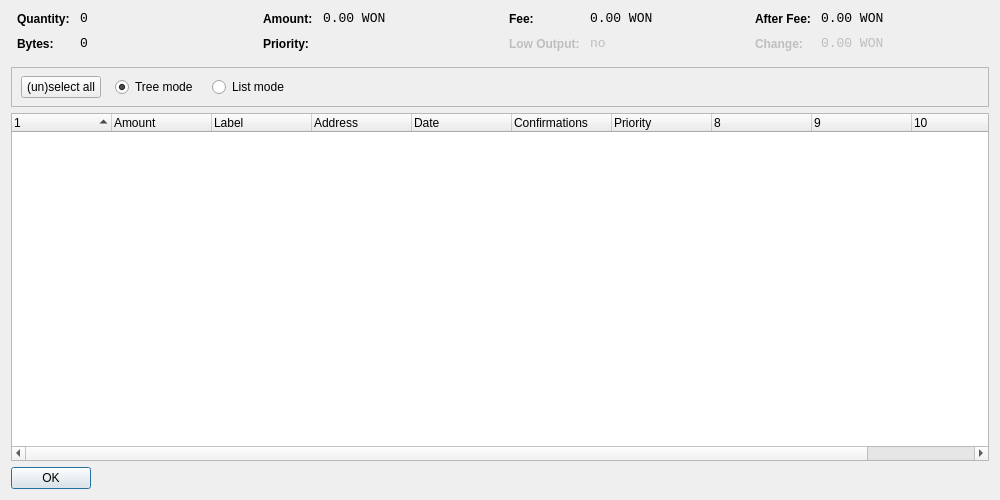
<?xml version="1.0" encoding="UTF-8"?>
<ui version="4.0">
 <class>CoinControlDialog</class>
 <widget class="QDialog" name="CoinControlDialog">
  <property name="geometry">
   <rect>
    <x>0</x>
    <y>0</y>
    <width>1000</width>
    <height>500</height>
   </rect>
  </property>
  <property name="windowTitle">
   <string>Coin Control</string>
  </property>
  <layout class="QVBoxLayout" name="verticalLayout">
   <item>
    <layout class="QHBoxLayout" name="horizontalLayoutTop" stretch="0,0,0,0">
     <property name="topMargin">
      <number>0</number>
     </property>
     <property name="bottomMargin">
      <number>10</number>
     </property>
     <item>
      <layout class="QFormLayout" name="formLayoutCoinControl1">
       <property name="horizontalSpacing">
        <number>10</number>
       </property>
       <property name="verticalSpacing">
        <number>10</number>
       </property>
       <property name="leftMargin">
        <number>6</number>
       </property>
       <property name="rightMargin">
        <number>6</number>
       </property>
       <item row="0" column="0">
        <widget class="QLabel" name="labelCoinControlQuantityText">
         <property name="styleSheet">
          <string notr="true">font-weight:bold;</string>
         </property>
         <property name="text">
          <string>Quantity:</string>
         </property>
        </widget>
       </item>
       <item row="0" column="1">
        <widget class="QLabel" name="labelCoinControlQuantity">
         <property name="font">
          <font>
           <family>Monospace</family>
           <pointsize>10</pointsize>
          </font>
         </property>
         <property name="cursor">
          <cursorShape>IBeamCursor</cursorShape>
         </property>
         <property name="contextMenuPolicy">
          <enum>Qt::ActionsContextMenu</enum>
         </property>
         <property name="text">
          <string notr="true">0</string>
         </property>
         <property name="textInteractionFlags">
          <set>Qt::LinksAccessibleByMouse|Qt::TextSelectableByKeyboard|Qt::TextSelectableByMouse</set>
         </property>
        </widget>
       </item>
       <item row="1" column="0">
        <widget class="QLabel" name="labelCoinControlBytesText">
         <property name="styleSheet">
          <string notr="true">font-weight:bold;</string>
         </property>
         <property name="text">
          <string>Bytes:</string>
         </property>
        </widget>
       </item>
       <item row="1" column="1">
        <widget class="QLabel" name="labelCoinControlBytes">
         <property name="font">
          <font>
           <family>Monospace</family>
           <pointsize>10</pointsize>
          </font>
         </property>
         <property name="cursor">
          <cursorShape>IBeamCursor</cursorShape>
         </property>
         <property name="contextMenuPolicy">
          <enum>Qt::ActionsContextMenu</enum>
         </property>
         <property name="text">
          <string notr="true">0</string>
         </property>
         <property name="textInteractionFlags">
          <set>Qt::LinksAccessibleByMouse|Qt::TextSelectableByKeyboard|Qt::TextSelectableByMouse</set>
         </property>
        </widget>
       </item>
      </layout>
     </item>
     <item>
      <layout class="QFormLayout" name="formLayoutCoinControl2">
       <property name="horizontalSpacing">
        <number>10</number>
       </property>
       <property name="verticalSpacing">
        <number>10</number>
       </property>
       <property name="leftMargin">
        <number>6</number>
       </property>
       <property name="rightMargin">
        <number>6</number>
       </property>
       <item row="0" column="0">
        <widget class="QLabel" name="labelCoinControlAmountText">
         <property name="styleSheet">
          <string notr="true">font-weight:bold;</string>
         </property>
         <property name="text">
          <string>Amount:</string>
         </property>
        </widget>
       </item>
       <item row="0" column="1">
        <widget class="QLabel" name="labelCoinControlAmount">
         <property name="font">
          <font>
           <family>Monospace</family>
           <pointsize>10</pointsize>
          </font>
         </property>
         <property name="cursor">
          <cursorShape>IBeamCursor</cursorShape>
         </property>
         <property name="contextMenuPolicy">
          <enum>Qt::ActionsContextMenu</enum>
         </property>
         <property name="text">
          <string notr="true">0.00 WON</string>
         </property>
         <property name="textInteractionFlags">
          <set>Qt::LinksAccessibleByMouse|Qt::TextSelectableByKeyboard|Qt::TextSelectableByMouse</set>
         </property>
        </widget>
       </item>
       <item row="1" column="0">
        <widget class="QLabel" name="labelCoinControlPriorityText">
         <property name="styleSheet">
          <string notr="true">font-weight:bold;</string>
         </property>
         <property name="text">
          <string>Priority:</string>
         </property>
        </widget>
       </item>
       <item row="1" column="1">
        <widget class="QLabel" name="labelCoinControlPriority">
         <property name="font">
          <font>
           <family>Monospace</family>
           <pointsize>10</pointsize>
          </font>
         </property>
         <property name="cursor">
          <cursorShape>IBeamCursor</cursorShape>
         </property>
         <property name="contextMenuPolicy">
          <enum>Qt::ActionsContextMenu</enum>
         </property>
         <property name="text">
          <string/>
         </property>
         <property name="textInteractionFlags">
          <set>Qt::LinksAccessibleByMouse|Qt::TextSelectableByKeyboard|Qt::TextSelectableByMouse</set>
         </property>
        </widget>
       </item>
      </layout>
     </item>
     <item>
      <layout class="QFormLayout" name="formLayoutCoinControl3">
       <property name="horizontalSpacing">
        <number>10</number>
       </property>
       <property name="verticalSpacing">
        <number>10</number>
       </property>
       <property name="leftMargin">
        <number>6</number>
       </property>
       <property name="rightMargin">
        <number>6</number>
       </property>
       <item row="0" column="0">
        <widget class="QLabel" name="labelCoinControlFeeText">
         <property name="styleSheet">
          <string notr="true">font-weight:bold;</string>
         </property>
         <property name="text">
          <string>Fee:</string>
         </property>
        </widget>
       </item>
       <item row="0" column="1">
        <widget class="QLabel" name="labelCoinControlFee">
         <property name="font">
          <font>
           <family>Monospace</family>
           <pointsize>10</pointsize>
          </font>
         </property>
         <property name="cursor">
          <cursorShape>IBeamCursor</cursorShape>
         </property>
         <property name="contextMenuPolicy">
          <enum>Qt::ActionsContextMenu</enum>
         </property>
         <property name="text">
          <string notr="true">0.00 WON</string>
         </property>
         <property name="textInteractionFlags">
          <set>Qt::LinksAccessibleByMouse|Qt::TextSelectableByKeyboard|Qt::TextSelectableByMouse</set>
         </property>
        </widget>
       </item>
       <item row="1" column="0">
        <widget class="QLabel" name="labelCoinControlLowOutputText">
         <property name="enabled">
          <bool>false</bool>
         </property>
         <property name="styleSheet">
          <string notr="true">font-weight:bold;</string>
         </property>
         <property name="text">
          <string>Low Output:</string>
         </property>
        </widget>
       </item>
       <item row="1" column="1">
        <widget class="QLabel" name="labelCoinControlLowOutput">
         <property name="enabled">
          <bool>false</bool>
         </property>
         <property name="font">
          <font>
           <family>Monospace</family>
           <pointsize>10</pointsize>
          </font>
         </property>
         <property name="cursor">
          <cursorShape>IBeamCursor</cursorShape>
         </property>
         <property name="contextMenuPolicy">
          <enum>Qt::ActionsContextMenu</enum>
         </property>
         <property name="text">
          <string notr="true">no</string>
         </property>
         <property name="textInteractionFlags">
          <set>Qt::LinksAccessibleByMouse|Qt::TextSelectableByKeyboard|Qt::TextSelectableByMouse</set>
         </property>
        </widget>
       </item>
      </layout>
     </item>
     <item>
      <layout class="QFormLayout" name="formLayoutCoinControl4">
       <property name="horizontalSpacing">
        <number>10</number>
       </property>
       <property name="verticalSpacing">
        <number>10</number>
       </property>
       <property name="leftMargin">
        <number>6</number>
       </property>
       <property name="rightMargin">
        <number>6</number>
       </property>
       <item row="0" column="0">
        <widget class="QLabel" name="labelCoinControlAfterFeeText">
         <property name="styleSheet">
          <string notr="true">font-weight:bold;</string>
         </property>
         <property name="text">
          <string>After Fee:</string>
         </property>
        </widget>
       </item>
       <item row="0" column="1">
        <widget class="QLabel" name="labelCoinControlAfterFee">
         <property name="font">
          <font>
           <family>Monospace</family>
           <pointsize>10</pointsize>
          </font>
         </property>
         <property name="cursor">
          <cursorShape>IBeamCursor</cursorShape>
         </property>
         <property name="contextMenuPolicy">
          <enum>Qt::ActionsContextMenu</enum>
         </property>
         <property name="text">
          <string notr="true">0.00 WON</string>
         </property>
         <property name="textInteractionFlags">
          <set>Qt::LinksAccessibleByMouse|Qt::TextSelectableByKeyboard|Qt::TextSelectableByMouse</set>
         </property>
        </widget>
       </item>
       <item row="1" column="0">
        <widget class="QLabel" name="labelCoinControlChangeText">
         <property name="enabled">
          <bool>false</bool>
         </property>
         <property name="styleSheet">
          <string notr="true">font-weight:bold;</string>
         </property>
         <property name="text">
          <string>Change:</string>
         </property>
        </widget>
       </item>
       <item row="1" column="1">
        <widget class="QLabel" name="labelCoinControlChange">
         <property name="enabled">
          <bool>false</bool>
         </property>
         <property name="font">
          <font>
           <family>Monospace</family>
           <pointsize>10</pointsize>
          </font>
         </property>
         <property name="cursor">
          <cursorShape>IBeamCursor</cursorShape>
         </property>
         <property name="contextMenuPolicy">
          <enum>Qt::ActionsContextMenu</enum>
         </property>
         <property name="text">
          <string notr="true">0.00 WON</string>
         </property>
         <property name="textInteractionFlags">
          <set>Qt::LinksAccessibleByMouse|Qt::TextSelectableByKeyboard|Qt::TextSelectableByMouse</set>
         </property>
        </widget>
       </item>
      </layout>
     </item>
    </layout>
   </item>
   <item>
    <widget class="QFrame" name="frame">
     <property name="minimumSize">
      <size>
       <width>0</width>
       <height>40</height>
      </size>
     </property>
     <property name="frameShape">
      <enum>QFrame::StyledPanel</enum>
     </property>
     <property name="frameShadow">
      <enum>QFrame::Sunken</enum>
     </property>
     <widget class="QWidget" name="horizontalLayoutWidget">
      <property name="geometry">
       <rect>
        <x>10</x>
        <y>0</y>
        <width>781</width>
        <height>41</height>
       </rect>
      </property>
      <layout class="QHBoxLayout" name="horizontalLayoutPanel" stretch="0,0,0,0,0">
       <property name="spacing">
        <number>14</number>
       </property>
       <item>
        <widget class="QPushButton" name="pushButtonSelectAll">
         <property name="sizePolicy">
          <sizepolicy hsizetype="Maximum" vsizetype="Fixed">
           <horstretch>0</horstretch>
           <verstretch>0</verstretch>
          </sizepolicy>
         </property>
         <property name="text">
          <string>(un)select all</string>
         </property>
        </widget>
       </item>
       <item>
        <widget class="QRadioButton" name="radioTreeMode">
         <property name="sizePolicy">
          <sizepolicy hsizetype="Maximum" vsizetype="Fixed">
           <horstretch>0</horstretch>
           <verstretch>0</verstretch>
          </sizepolicy>
         </property>
         <property name="text">
          <string>Tree mode</string>
         </property>
         <property name="checked">
          <bool>true</bool>
         </property>
        </widget>
       </item>
       <item>
        <widget class="QRadioButton" name="radioListMode">
         <property name="sizePolicy">
          <sizepolicy hsizetype="Maximum" vsizetype="Fixed">
           <horstretch>0</horstretch>
           <verstretch>0</verstretch>
          </sizepolicy>
         </property>
         <property name="text">
          <string>List mode</string>
         </property>
        </widget>
       </item>
       <item>
        <spacer name="horizontalSpacer">
         <property name="orientation">
          <enum>Qt::Horizontal</enum>
         </property>
         <property name="sizeHint" stdset="0">
          <size>
           <width>40</width>
           <height>20</height>
          </size>
         </property>
        </spacer>
       </item>
      </layout>
     </widget>
    </widget>
   </item>
   <item>
    <widget class="CoinControlTreeWidget" name="treeWidget">
     <property name="contextMenuPolicy">
      <enum>Qt::CustomContextMenu</enum>
     </property>
     <property name="sortingEnabled">
      <bool>false</bool>
     </property>
     <property name="columnCount">
      <number>11</number>
     </property>
     <attribute name="headerShowSortIndicator" stdset="0">
      <bool>true</bool>
     </attribute>
     <attribute name="headerStretchLastSection">
      <bool>false</bool>
     </attribute>
     <column>
      <property name="text">
       <string/>
      </property>
     </column>
     <column>
      <property name="text">
       <string>Amount</string>
      </property>
     </column>
     <column>
      <property name="text">
       <string>Label</string>
      </property>
     </column>
     <column>
      <property name="text">
       <string>Address</string>
      </property>
     </column>
     <column>
      <property name="text">
       <string>Date</string>
      </property>
     </column>
     <column>
      <property name="text">
       <string>Confirmations</string>
      </property>
      <property name="toolTip">
       <string>Confirmed</string>
      </property>
     </column>
     <column>
      <property name="text">
       <string>Priority</string>
      </property>
     </column>
     <column>
      <property name="text">
       <string/>
      </property>
     </column>
     <column>
      <property name="text">
       <string/>
      </property>
     </column>
     <column>
      <property name="text">
       <string/>
      </property>
     </column>
     <column>
      <property name="text">
       <string/>
      </property>
     </column>
    </widget>
   </item>
   <item>
    <widget class="QDialogButtonBox" name="buttonBox">
     <property name="sizePolicy">
      <sizepolicy hsizetype="Maximum" vsizetype="Fixed">
       <horstretch>0</horstretch>
       <verstretch>0</verstretch>
      </sizepolicy>
     </property>
     <property name="orientation">
      <enum>Qt::Horizontal</enum>
     </property>
     <property name="standardButtons">
      <set>QDialogButtonBox::Ok</set>
     </property>
    </widget>
   </item>
  </layout>
 </widget>
 <customwidgets>
  <customwidget>
   <class>CoinControlTreeWidget</class>
   <extends>QTreeWidget</extends>
   <header>coincontroltreewidget.h</header>
  </customwidget>
 </customwidgets>
 <resources/>
 <connections/>
</ui>
